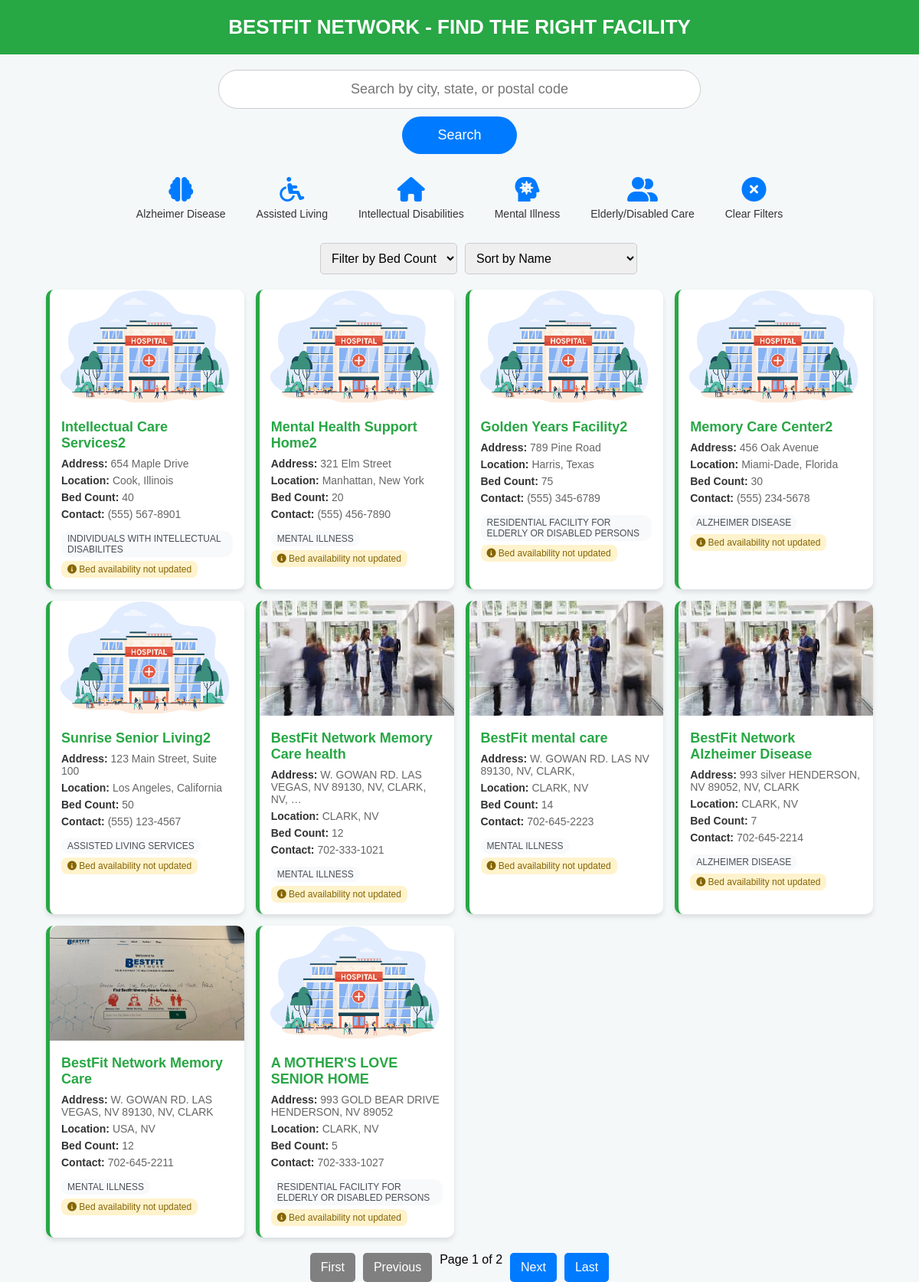
The page / on the database its author committed.
### search/models.py (models this page shows, shortened)
class Facility(models.Model):
    STATUS_CHOICES = [
        ('active', 'Active'),
        ('inactive', 'Inactive'),
        ('pending', 'Pending Approval'),
        ('rejected', 'Rejected'),
        ('draft', 'Draft')
    ]
    SUBMISSION_TYPE_CHOICES = [
        ('admin', 'Admin Entry'),
        ('self_register', 'Self Registration'),
        ('bulk_import', 'Bulk Import')
    ]
    name = models.CharField(max_length=255)
    slug = models.SlugField(unique=True, blank=True)
    facility_type = models.CharField(max_length=255)
    endorsement = models.CharField(max_length=255, blank=True, null=True)
    inspection_number = models.CharField(max_length=100, unique=True)
    address = models.TextField()
    state = models.CharField(max_length=50)
    county = models.CharField(max_length=100)
    contact = models.CharField(max_length=255, blank=True, null=True)
    contact_person = models.CharField(max_length=255, blank=True, null=True)
    bed_count = models.IntegerField(default=0)
    status = models.CharField(max_length=20, choices=STATUS_CHOICES, default='pending')
    image = models.ImageField(
        upload_to='facilities/%Y/%m/',
        blank=True,
        null=True,
        help_text="Facility main image"
    )
    submitted_by = models.ForeignKey(
        User,
        on_delete=models.SET_NULL,
        null=True,
        blank=True,
        help_text="Who submitted this facility"
    )
    submission_type = models.CharField(
        max_length=20,
        choices=SUBMISSION_TYPE_CHOICES,
        default='admin'
    )
    created_at = models.DateTimeField(auto_now_add=True)
    updated_at = models.DateTimeField(auto_now=True)
    approved_at = models.DateTimeField(null=True, blank=True)
    approved_by = models.ForeignKey(
        User,
        on_delete=models.SET_NULL,
        null=True,
        blank=True,
        related_name='approved_facilities'
    )
    meta_description = models.TextField(blank=True, max_length=160)
    search_keywords = models.TextField(blank=True)
    class Meta:
        ordering = ['-created_at']
        verbose_name_plural = "Facilities"
        indexes = [
            models.Index(fields=['status']),
            models.Index(fields=['facility_type']),
            models.Index(fields=['state', 'county']),
        ]
    @property
    def image_url(self):
        if self.image:
            return self.image.url
        return '/static/images/default-facility.jpg'

### search/views.py (the view, shortened to what this page needs)
# urls.py: path('', views.facility_dashboard_view, name='home'),  # Make dashboard the home page
def home(request):
    query = request.GET.get("q", "").strip()
    bed_count_filter = request.GET.get("bed_count", "").strip()
    selected_facility_types = request.GET.getlist("facility_type")
    sort_by = request.GET.get("sort_by", "name").strip()
    facilities = Facility.objects.filter(status='active')
    if query:
        facilities = facilities.filter(
            address__icontains=query
        )  # Replace with the fields you want to search
    facilities_list = list(facilities)
    for facility in facilities_list:
        try:
            bed_data = BedAvailability.objects.filter(facility=facility).latest('updated_at')
            facility.bed_data = bed_data
        except BedAvailability.DoesNotExist:
            facility.bed_data = None
    paginator = Paginator(facilities_list, 10)  # Show 10 facilities per page
    page = request.GET.get('page')
    try:
        page_obj = paginator.page(page)
    except PageNotAnInteger:
        page_obj = paginator.page(1)
    except EmptyPage:
        page_obj = paginator.page(paginator.num_pages)
    bed_counts = Facility.objects.filter(status='active').values_list('bed_count', flat=True).distinct().order_by('bed_count')
    context = {
        'page_obj': page_obj,
        'query': query,
        'selected_facility_types': selected_facility_types,
        'bed_count_filter': bed_count_filter,
        'sort_by': sort_by,
        'bed_counts': bed_counts,
    }
    return render(request, "search/home.html", context)

### search/templates/search/home.html (shortened to what this page needs)
{% load static %}
<!DOCTYPE html>
<html lang="en">
<head>
    <link rel="stylesheet" href="https://cdnjs.cloudflare.com/ajax/libs/font-awesome/6.0.0-beta3/css/all.min.css">
    <link rel="stylesheet" href="{% static 'search/home.css' %}">
    </head>
<body>
    <div class="header">BestFit Network - Find the Right Facility</div>
<form method="GET" action="" class="search-container">
    <input id="search-box" class="search-box" type="text" name="q" placeholder="Search by city, state, or postal code" value="{{ query }}">
    <button type="submit" class="search-button">Search</button>
</form>
<div class="facility-type-icons">
    <div class="icon-container {% if 'ALZHEIMER DISEASE' in selected_facility_types %}selected{% endif %}" onclick="toggleFacilityType('ALZHEIMER DISEASE')">
        <i class="fas fa-brain"></i>
        <span>Alzheimer Disease</span>
    </div>
    <div class="icon-container {% if 'ASSISTED LIVING SERVICES' in selected_facility_types %}selected{% endif %}" onclick="toggleFacilityType('ASSISTED LIVING SERVICES')">
        <i class="fas fa-wheelchair"></i>
        <span>Assisted Living</span>
    </div>
    <div class="icon-container {% if 'INDIVIDUALS WITH INTELLECTUAL DISABILITES' in selected_facility_types %}selected{% endif %}" onclick="toggleFacilityType('INDIVIDUALS WITH INTELLECTUAL DISABILITES')">
        <i class="fas fa-home"></i>
        <span>Intellectual Disabilities</span>
    </div>
    <div class="icon-container {% if 'MENTAL ILLNESS' in selected_facility_types %}selected{% endif %}" onclick="toggleFacilityType('MENTAL ILLNESS')">
        <i class="fas fa-head-side-virus"></i>
        <span>Mental Illness</span>
    </div>
    <div class="icon-container {% if 'RESIDENTIAL FACILITY FOR ELDERLY OR DISABLED PERSONS' in selected_facility_types %}selected{% endif %}" onclick="toggleFacilityType('RESIDENTIAL FACILITY FOR ELDERLY OR DISABLED PERSONS')">
        <i class="fas fa-user-friends"></i>
        <span>Elderly/Disabled Care</span>
    </div>
    <div class="icon-container" onclick="clearFilters()">
        <i class="fas fa-times-circle"></i>
        <span>Clear Filters</span>
    </div>
</div>
<form method="GET" action="" class="filters" id="filters-form">
    <select name="bed_count" onchange="updateBedCount(this.value)">
        <option value="">Filter by Bed Count</option>
    </select>
    <select name="sort_by" onchange="updateSortBy(this.value)">
        <option value="name" {% if sort_by == "name" %}selected{% endif %}>Sort by Name</option>
    </select>
</form>
<div class="results-container">
    {% for facility in page_obj %}
    <div class="result-card" onclick="window.location='{% url 'facility_detail' facility.id %}?{{ request.GET.urlencode }}'">
        <img src="{{ facility.image_url }}" alt="{{ facility.name }}" class="facility-image" loading="lazy"
             onerror="this.src='{% static 'images/default-facility.jpg' %}';">
        <div class="result-content">
            <div class="result-name">{{ facility.name }}</div>
            <div class="result-info">
                <strong>Address:</strong> {{ facility.address|truncatechars:50 }}
            </div>
            <div class="result-info">
                <strong>Location:</strong> {{ facility.county }}, {{ facility.state }}
            </div>
            <div class="result-info">
                <strong>Bed Count:</strong> {{ facility.bed_count }}
            </div>
            {% if facility.contact %}
                <div class="result-info">
                    <strong>Contact:</strong> {{ facility.contact }}
                </div>
            {% endif %}
            <span class="facility-type-badge">{{ facility.facility_type }}</span>
            {% if facility.bed_data %}
                <div class="bed-availability">
                    <i class="fas fa-bed"></i> {{ facility.bed_data.available_beds }} beds available
                    <small>(Updated: {{ facility.bed_data.updated_at|date:"M d" }})</small>
                </div>
            {% else %}
                <div class="no-bed-data">
                    <i class="fas fa-info-circle"></i> Bed availability not updated
                </div>
            {% endif %}
        </div>
    </div>
    {% endfor %}
</div>
<div class="pagination">
    {% if page_obj.has_previous %}
        <a href="?page=1&{{ request.GET.urlencode }}">First</a>
        <a href="?page={{ page_obj.previous_page_number }}&{{ request.GET.urlencode }}">Previous</a>
    {% else %}
        <a class="disabled">First</a>
        <a class="disabled">Previous</a>
    {% endif %}
    <span>Page {{ page_obj.number }} of {{ page_obj.paginator.num_pages }}</span>
    {% if page_obj.has_next %}
        <a href="?page={{ page_obj.next_page_number }}&{{ request.GET.urlencode }}">Next</a>
        <a href="?page={{ page_obj.paginator.num_pages }}&{{ request.GET.urlencode }}">Last</a>
    {% else %}
        <a class="disabled">Next</a>
        <a class="disabled">Last</a>
    {% endif %}
</div>
</body>
</html>

### search/static/search/home.css (style rules this page uses)
body { font-family: Arial, sans-serif; background-color: #f4f8f9; margin: 0; padding: 0; text-align: center; }
.header { background: #28a745; color: white; padding: 20px; font-size: 26px; font-weight: bold; text-transform: uppercase; }
.search-container { margin: 20px auto; display: flex; flex-direction: column; align-items: center; width: 90%; max-width: 800px; }
.search-box { width: 100%; max-width: 600px; padding: 14px; font-size: 18px; border: 1px solid #ccc; border-radius: 25px; text-align: center; }
.search-button { padding: 14px 22px; font-size: 18px; border-radius: 25px; background-color: #007bff; color: white; border: none; cursor: pointer; margin-top: 10px; }
.filters { display: flex; flex-wrap: wrap; justify-content: center; gap: 10px; margin: 20px; width: 100%; }
select, button { padding: 10px; font-size: 16px; border-radius: 5px; border: 1px solid #ccc; min-width: 150px; }
.results-container { display: grid; grid-template-columns: repeat(auto-fit, minmax(250px, 1fr)); gap: 15px; margin: 20px auto; width: 90%; }
.result-card { background: white; padding: 15px; border-radius: 10px; box-shadow: 0px 4px 6px rgba(0, 0, 0, 0.1); cursor: pointer; transition: transform 0.2s ease-in-out; border-left: 5px solid #28a745; text-align: left; }
.result-name { color: #28a745; font-size: 20px; font-weight: bold; margin-bottom: 8px; }
.pagination { margin-top: 20px; display: flex; justify-content: center; flex-wrap: wrap; gap: 10px; }
.pagination a { padding: 10px 14px; background: #007bff; color: white; text-decoration: none; border-radius: 5px; }
.pagination a.disabled { background: gray; pointer-events: none; }
.facility-type-icons { display: flex; flex-wrap: wrap; gap: 20px; margin: 20px 0; justify-content: center; text-align: center; }
.icon-container { cursor: pointer; padding: 10px; border-radius: 8px; transition: color 0.3s, transform 0.3s; display: flex; flex-direction: column; align-items: center; color: #007bff; }
.icon-container i { font-size: 32px; margin-bottom: 8px; transition: color 0.3s; }
.icon-container span { display: block; font-size: 14px; font-weight: 500; color: #333; transition: color 0.3s; }

### search/templates/search/home.html (style rules this page uses)
.result-card { background: white; padding: 0; border-radius: 10px; box-shadow: 0px 4px 6px rgba(0, 0, 0, 0.1); cursor: pointer; transition: transform 0.2s ease-in-out; border-left: 5px solid #28a745; text-align: left; overflow: hidden; }
.facility-image { width: 100%; height: 150px; object-fit: cover; border-radius: 10px 10px 0 0; }
.result-content { padding: 15px; }
.result-name { color: #28a745; font-size: 18px; font-weight: bold; margin-bottom: 8px; }
.result-info { margin-bottom: 6px; font-size: 14px; color: #666; }
.result-info strong { color: #333; }
.facility-type-badge { background-color: #f8f9fa; color: #495057; padding: 3px 8px; border-radius: 12px; font-size: 12px; font-weight: 500; display: inline-block; margin-top: 8px; }
.no-bed-data { background-color: #fff3cd; color: #856404; padding: 4px 8px; border-radius: 8px; font-size: 12px; display: inline-block; margin-top: 5px; }

### rows shown on the page
Facility: name "Intellectual Care Services2", address "654 Maple Drive", county "Cook", state "Illinois", bed_count "40", contact "(555) 567-8901", facility_type "INDIVIDUALS WITH INTELLECTUAL DISABILITES", shows "Bed availability not updated"
Facility: name "Mental Health Support Home2", address "321 Elm Street", county "Manhattan", state "New York", bed_count "20", contact "(555) 456-7890", facility_type "MENTAL ILLNESS", shows "Bed availability not updated"
Facility: name "Golden Years Facility2", address "789 Pine Road", county "Harris", state "Texas", bed_count "75", contact "(555) 345-6789", facility_type "RESIDENTIAL FACILITY FOR ELDERLY OR DISABLED PERSONS", shows "Bed availability not updated"
Facility: name "Memory Care Center2", address "456 Oak Avenue", county "Miami-Dade", state "Florida", bed_count "30", contact "(555) 234-5678", facility_type "ALZHEIMER DISEASE", shows "Bed availability not updated"
Facility: name "Sunrise Senior Living2", address "123 Main Street, Suite 100", county "Los Angeles", state "California", bed_count "50", contact "(555) 123-4567", facility_type "ASSISTED LIVING SERVICES", shows "Bed availability not updated"
Facility: image_url (picture), name "BestFit Network Memory Care health", address "W. GOWAN RD. LAS VEGAS, NV 89130, NV, CLARK, NV, …", county "CLARK", state "NV", bed_count "12", contact "702-333-1021", facility_type "MENTAL ILLNESS", shows "Bed availability not updated"
Facility: image_url (picture), name "BestFit mental care", address "W. GOWAN RD. LAS NV 89130, NV, CLARK,", county "CLARK", state "NV", bed_count "14", contact "702-645-2223", facility_type "MENTAL ILLNESS", shows "Bed availability not updated"
Facility: image_url (picture), name "BestFit Network Alzheimer Disease", address "993 silver HENDERSON, NV 89052, NV, CLARK", county "CLARK", state "NV", bed_count "7", contact "702-645-2214", facility_type "ALZHEIMER DISEASE", shows "Bed availability not updated"
Facility: image_url (picture), name "BestFit Network Memory Care", address "W. GOWAN RD. LAS VEGAS, NV 89130, NV, CLARK", county "USA", state "NV", bed_count "12", contact "702-645-2211", facility_type "MENTAL ILLNESS", shows "Bed availability not updated"
Facility: name "A MOTHER'S LOVE SENIOR HOME", address "993 GOLD BEAR DRIVE HENDERSON, NV 89052", county "CLARK", state "NV", bed_count "5", contact "702-333-1027", facility_type "RESIDENTIAL FACILITY FOR ELDERLY OR DISABLED PERSONS", shows "Bed availability not updated"

### other values the page prints
{{ page_obj.number }} "1"
{{ page_obj.paginator.num_pages }} "2"
